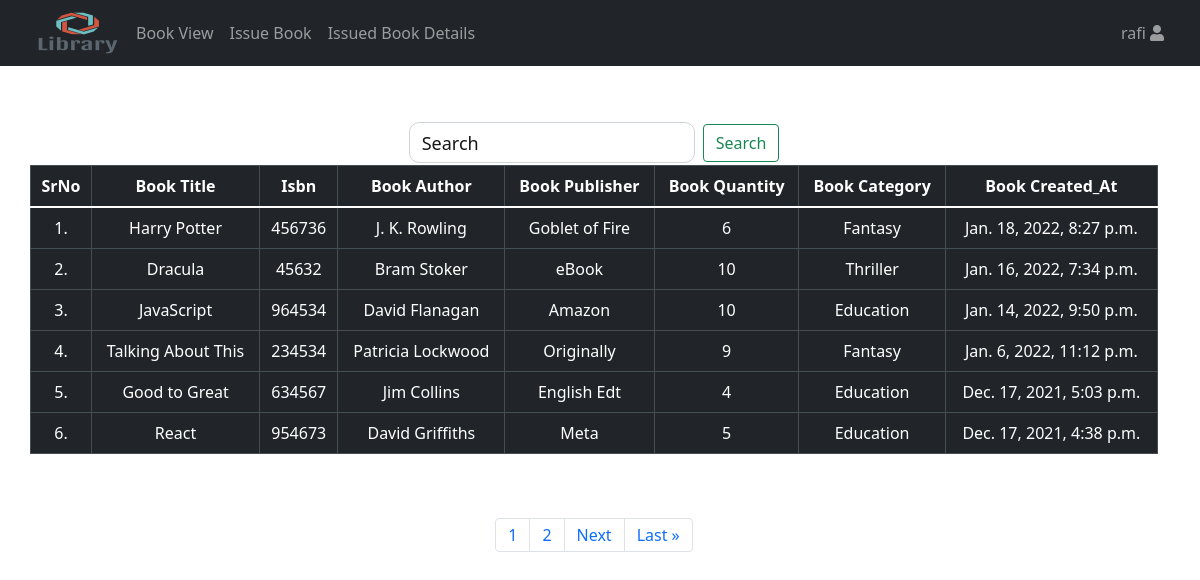
The page /StudentBookView/ (signed in) on the database its author committed.
### management/models.py (models this page shows, shortened)
class Book(models.Model):
    book_title = models.CharField(max_length=200, unique=True)
    isbn = models.IntegerField(null=True)
    book_author = models.CharField(max_length=200)
    book_category = models.CharField(max_length=100)
    book_publisher = models.CharField(max_length=200)
    book_quantity = models.IntegerField(null=True)
    book_cover = models.ImageField(default='default.jpg', upload_to='book_pics')
    created_at = models.DateTimeField(default=datetime.now, blank=True)
    class Meta:
        ordering = ('-id',)

### management/decorators.py (the view)
        def wrapper_func(request, *args, **kwargs):
            group = None
            if request.user.groups.exists():
                group = request.user.groups.all()[0].name
            if group in allowed_roles:
                return view_func(request, *args, **kwargs)
            else:
                return HttpResponse ('You are not allowed here to view')

### management/views.py (called while the page is built)
@login_required(login_url='/')
@allowed_users(allowed_roles=['student'])
def StudentBookView(request):
    addbooks = Book.objects.all().order_by('created_at',)
    paginator=Paginator(Book.objects.all(), 6)
    page = request.GET.get('page')
    books = paginator.get_page(page)
    nums = "a" * books.paginator.num_pages
    try:
        book=paginator.page(page)
    except PageNotAnInteger:
        book=paginator.page(1)
    except EmptyPage:
        book=paginator.page(paginator.num_pages)
    return render(request, 'student/StudentBookView.html',{'addbooks':addbooks, 'books':books, 'nums':nums})

### management/templates/student/StudentBookView.html (shortened to what this page needs)
{% extends 'student/studentheader.html' %}
{% load static %}
{% block content %}
<link rel="stylesheet" type="text/css" href="{% static 'student.css' %}">
<h1>StudentBookView</h1>
<div class="container-lg" style="padding-left: 0px">
  <form action="{% url 'StudentBookSearch' %}" method="get" class="form-inline justify-content-center">
    <input class="form-control me-2" type="text" name="items" placeholder="Search" aria-label="Search">
    <button class="btn btn-outline-success my-2 my-sm-0" style="padding-left: -50px" type="submit">Search</button>
  </form>
    <table class="table table-hover table-dark">
       <thead>
            <tr>
            <th>SrNo</th>
            <th>Book Title</th>
            <th>Isbn</th>
            <th>Book Author</th>
            <th>Book Publisher</th>
            <th>Book Quantity</th>
            <th>Book Category</th>
            <th>Book Created_At</th>
            </tr>
       </thead>
       <tbody>
          {% for addbook in books %}
            <tr>
                <td>{{forloop.counter}}.</td>
                <td>{{ addbook.book_title }}</td>
                <td>{{ addbook.isbn }}</td>
                <td>{{ addbook.book_author }}</td>
                <td>{{ addbook.book_publisher }}</td>
                <td>{{ addbook.book_quantity }}</td>
                <td>{{ addbook.book_category }}</td>
                <td>{{ addbook.created_at }}</td>
            </tr>
          {% endfor %}
      </tbody>
    </table>
<nav aria-label="Page navigation example">
 <ul class="pagination justify-content-center">
{% for i in nums %}
  <li class="page-item"><a class="page-link" href="?page={{ forloop.counter }}"> {{ forloop.counter }}</a></li>
{% endfor %}
{% if books.has_next %}
    <li class="page-item"><a class="page-link" href="?page={{ books.next_page_number }}">Next</a></li>
    <li class="page-item"><a class="page-link" href="?page={{ books.paginator.num_pages }}">Last &raquo</a></li>
{% endif %}
</ul>
</nav>
{% endblock %}

### management/templates/student/studentnav.html (shortened to what this page needs)
{% load static %}
 <link
    href="https://cdn.jsdelivr.net/npm/bootstrap@5.0.0-beta3/dist/css/bootstrap.min.css"
    rel="stylesheet"
>
    <link rel="stylesheet" type="text/css"
    href="https://cdn.datatables.net/1.10.24/css/dataTables.bootstrap5.min.css">
    <link rel="stylesheet" type="text/css"
    href="https://cdn.datatables.net/select/1.3.3/css/select.bootstrap5.min.css">
    <link rel="stylesheet"
    href="https://use.fontawesome.com/releases/v5.8.1/css/all.css"
>
<nav class="navbar navbar-expand-lg navbar-dark bg-dark">
<div class="container-fluid">
  <img src= "{% static 'image/logo.png' %}" width="100" height="50" alt="" >
  <div class="collapse navbar-collapse" id="navbarSupportedContent">
      <ul class="navbar-nav me-auto mb-2 mb-lg-0">
        <li class="nav-item">
        <a class="nav-link" href="{% url 'StudentBookView' %}">Book View</a>
      </li>
      <li class="nav-item">
        <a class="nav-link" href="{% url 'StudentIssueBook' %}">Issue Book</a>
      </li>
      <li class="nav-item">
        <a class="nav-link" href="{% url 'StudentIssuedDetail' %}">Issued Book Details</a>
      </li>
      </ul>
         <ul class="navbar-nav">
            <li class="nav-item dropdown">
              <a class="nav-link dropdown-toggle" role="button" data-bs-toggle="dropdown"
                  aria-expanded="true">
                <div class="white-color hover-orange size-24px">
                    <span>{{ user }}</span>
                  <i class="fas fa-user"></i>
                </div>
              </a>
            </li>
          </ul>
      </div>
  </div>
</nav>

### static/student.css (style rules this page uses)
body { background-image:url("/static/image/book.jpg"); background-position:center; background-size:cover; text-align: center; }
::placeholder { color: #161616!important; opacity: 1; font-size:18px!important; }
.form-control { background:transparent!important; color:rgb(248, 244, 244)!important; font-size: 18px!important; }
h1 { color:white!important; }
.form-control { color: blue; border-radius: 10px; }
table, td, th { border:1px solid; margin:2px; padding:2px; margin-left:auto; margin-right:auto; }

### management/templates/student/studentnav.html (style rules this page uses)
.dropdown-toggle::after { content: none; }

### rows shown on the page
Book: book_title "Harry Potter", isbn "456736", book_author "J. K. Rowling", book_publisher "Goblet of Fire", book_quantity "6", book_category "Fantasy", created_at "Jan. 18, 2022, 8:27 p.m."
Book: book_title "Dracula", isbn "45632", book_author "Bram Stoker", book_publisher "eBook", book_quantity "10", book_category "Thriller", created_at "Jan. 16, 2022, 7:34 p.m."
Book: book_title "JavaScript", isbn "964534", book_author "David Flanagan", book_publisher "Amazon", book_quantity "10", book_category "Education", created_at "Jan. 14, 2022, 9:50 p.m."
Book: book_title "Talking About This", isbn "234534", book_author "Patricia Lockwood", book_publisher "Originally", book_quantity "9", book_category "Fantasy", created_at "Jan. 6, 2022, 11:12 p.m."
Book: book_title "Good to Great", isbn "634567", book_author "Jim Collins", book_publisher "English Edt", book_quantity "4", book_category "Education", created_at "Dec. 17, 2021, 5:03 p.m."
Book: book_title "React", isbn "954673", book_author "David Griffiths", book_publisher "Meta", book_quantity "5", book_category "Education", created_at "Dec. 17, 2021, 4:38 p.m."

### other values the page prints
{{ user }} "rafi"
